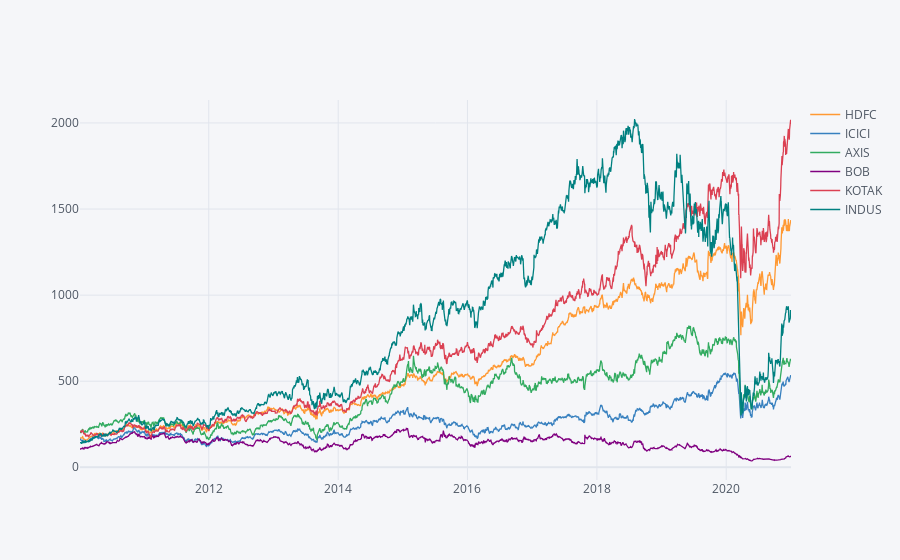

The notebook cell saved with this chart:
### Markdown cell above
**line plot showing Close price for each bank for the entire index of time using ploty for interactive plot.**

### Code cell
bank_stocks.xs(key='Close',axis=1,level='Stock Info').iplot()

### Figure 1 — Plotly figure (JSON) as saved in the notebook; plotly's stock layout.template omitted (floating-point values rounded to 4 significant figures; data arrays with more than 128 entries replaced by an {"elided": "..."} marker saying what was removed)
{"data": [{"line": {"color": "rgba(255, 153, 51, 1.0)", "dash": "solid", "shape": "linear", "width": 1.3}, "mode": "lines", "name": "HDFC", "text": "", "type": "scatter", "x": {"elided": "2712 str values"}, "y": {"elided": "2712 float values"}}, {"line": {"color": "rgba(55, 128, 191, 1.0)", "dash": "solid", "shape": "linear", "width": 1.3}, "mode": "lines", "name": "ICICI", "text": "", "type": "scatter", "x": {"elided": "2712 str values"}, "y": {"elided": "2712 float values"}}, {"line": {"color": "rgba(50, 171, 96, 1.0)", "dash": "solid", "shape": "linear", "width": 1.3}, "mode": "lines", "name": "AXIS", "text": "", "type": "scatter", "x": {"elided": "2712 str values"}, "y": {"elided": "2712 float values"}}, {"line": {"color": "rgba(128, 0, 128, 1.0)", "dash": "solid", "shape": "linear", "width": 1.3}, "mode": "lines", "name": "BOB", "text": "", "type": "scatter", "x": {"elided": "2712 str values"}, "y": {"elided": "2712 float values"}}, {"line": {"color": "rgba(219, 64, 82, 1.0)", "dash": "solid", "shape": "linear", "width": 1.3}, "mode": "lines", "name": "KOTAK", "text": "", "type": "scatter", "x": {"elided": "2712 str values"}, "y": {"elided": "2712 float values"}}, {"line": {"color": "rgba(0, 128, 128, 1.0)", "dash": "solid", "shape": "linear", "width": 1.3}, "mode": "lines", "name": "INDUS", "text": "", "type": "scatter", "x": {"elided": "2712 str values"}, "y": {"elided": "2712 float values"}}], "layout": {"legend": {"bgcolor": "#F5F6F9", "font": {"color": "#4D5663"}}, "paper_bgcolor": "#F5F6F9", "plot_bgcolor": "#F5F6F9", "title": {"font": {"color": "#4D5663"}}, "xaxis": {"gridcolor": "#E1E5ED", "showgrid": true, "tickfont": {"color": "#4D5663"}, "title": {"font": {"color": "#4D5663"}, "text": ""}, "zerolinecolor": "#E1E5ED"}, "yaxis": {"gridcolor": "#E1E5ED", "showgrid": true, "tickfont": {"color": "#4D5663"}, "title": {"font": {"color": "#4D5663"}, "text": ""}, "zerolinecolor": "#E1E5ED"}}}
